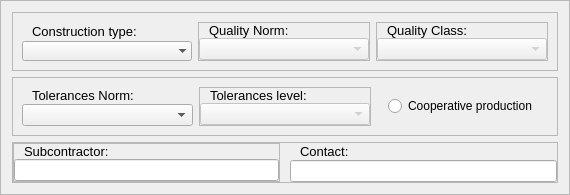
                      <widget class="QFrame" name="constructionAdditionalInformation">
                       <property name="sizePolicy">
                        <sizepolicy hsizetype="Preferred" vsizetype="Expanding">
                         <horstretch>0</horstretch>
                         <verstretch>0</verstretch>
                        </sizepolicy>
                       </property>
                       <property name="styleSheet">
                        <string notr="true">QComboBox{
	font: 9pt &quot;Calibri*;
}</string>
                       </property>
                       <property name="frameShape">
                        <enum>QFrame::StyledPanel</enum>
                       </property>
                       <property name="frameShadow">
                        <enum>QFrame::Raised</enum>
                       </property>
                       <layout class="QVBoxLayout" name="verticalLayout_27">
                        <item>
                         <widget class="QFrame" name="frame_16">
                          <property name="frameShape">
                           <enum>QFrame::StyledPanel</enum>
                          </property>
                          <property name="frameShadow">
                           <enum>QFrame::Raised</enum>
                          </property>
                          <layout class="QHBoxLayout" name="horizontalLayout_13">
                           <item>
                            <widget class="QFrame" name="frame_19">
                             <layout class="QVBoxLayout" name="verticalLayout_18">
                              <property name="spacing">
                               <number>0</number>
                              </property>
                              <property name="leftMargin">
                               <number>0</number>
                              </property>
                              <property name="topMargin">
                               <number>0</number>
                              </property>
                              <property name="rightMargin">
                               <number>0</number>
                              </property>
                              <property name="bottomMargin">
                               <number>0</number>
                              </property>
                              <item>
                               <widget class="QLabel" name="label_36">
                                <property name="minimumSize">
                                 <size>
                                  <width>170</width>
                                  <height>0</height>
                                 </size>
                                </property>
                                <property name="font">
                                 <font>
                                  <family>Arial</family>
                                  <pointsize>10</pointsize>
                                  <weight>9</weight>
                                  <italic>false</italic>
                                  <bold>false</bold>
                                 </font>
                                </property>
                                <property name="text">
                                 <string>Construction type:</string>
                                </property>
                                <property name="alignment">
                                 <set>Qt::AlignLeading|Qt::AlignLeft|Qt::AlignVCenter</set>
                                </property>
                                <property name="indent">
                                 <number>10</number>
                                </property>
                               </widget>
                              </item>
                              <item>
                               <widget class="QComboBox" name="constructTypeCombo">
                                <property name="minimumSize">
                                 <size>
                                  <width>170</width>
                                  <height>0</height>
                                 </size>
                                </property>
                                <property name="insertPolicy">
                                 <enum>QComboBox::InsertAtBottom</enum>
                                </property>
                                <property name="iconSize">
                                 <size>
                                  <width>16</width>
                                  <height>16</height>
                                 </size>
                                </property>
                                <property name="frame">
                                 <bool>false</bool>
                                </property>
                               </widget>
                              </item>
                             </layout>
                            </widget>
                           </item>
                           <item>
                            <widget class="QFrame" name="frame_17">
                             <property name="frameShape">
                              <enum>QFrame::StyledPanel</enum>
                             </property>
                             <property name="frameShadow">
                              <enum>QFrame::Raised</enum>
                             </property>
                             <layout class="QVBoxLayout" name="verticalLayout_15">
                              <property name="spacing">
                               <number>0</number>
                              </property>
                              <property name="leftMargin">
                               <number>0</number>
                              </property>
                              <property name="topMargin">
                               <number>0</number>
                              </property>
                              <property name="rightMargin">
                               <number>0</number>
                              </property>
                              <property name="bottomMargin">
                               <number>0</number>
                              </property>
                              <item>
                               <widget class="QLabel" name="label_37">
                                <property name="minimumSize">
                                 <size>
                                  <width>170</width>
                                  <height>0</height>
                                 </size>
                                </property>
                                <property name="font">
                                 <font>
                                  <family>Arial</family>
                                  <pointsize>10</pointsize>
                                  <weight>9</weight>
                                  <italic>false</italic>
                                  <bold>false</bold>
                                 </font>
                                </property>
                                <property name="text">
                                 <string>Quality Norm:</string>
                                </property>
                                <property name="alignment">
                                 <set>Qt::AlignLeading|Qt::AlignLeft|Qt::AlignVCenter</set>
                                </property>
                                <property name="indent">
                                 <number>10</number>
                                </property>
                               </widget>
                              </item>
                              <item>
                               <widget class="QComboBox" name="constructQualityNormCombo">
                                <property name="enabled">
                                 <bool>false</bool>
                                </property>
                                <property name="sizePolicy">
                                 <sizepolicy hsizetype="Preferred" vsizetype="Fixed">
                                  <horstretch>0</horstretch>
                                  <verstretch>0</verstretch>
                                 </sizepolicy>
                                </property>
                                <property name="minimumSize">
                                 <size>
                                  <width>170</width>
                                  <height>0</height>
                                 </size>
                                </property>
                               </widget>
                              </item>
                             </layout>
                            </widget>
                           </item>
                           <item>
                            <widget class="QFrame" name="frame_18">
                             <property name="frameShape">
                              <enum>QFrame::StyledPanel</enum>
                             </property>
                             <property name="frameShadow">
                              <enum>QFrame::Raised</enum>
                             </property>
                             <layout class="QVBoxLayout" name="verticalLayout_17">
                              <property name="spacing">
                               <number>0</number>
                              </property>
                              <property name="leftMargin">
                               <number>0</number>
                              </property>
                              <property name="topMargin">
                               <number>0</number>
                              </property>
                              <property name="rightMargin">
                               <number>0</number>
                              </property>
                              <property name="bottomMargin">
                               <number>0</number>
                              </property>
                              <item>
                               <widget class="QLabel" name="label_38">
                                <property name="minimumSize">
                                 <size>
                                  <width>170</width>
                                  <height>0</height>
                                 </size>
                                </property>
                                <property name="font">
                                 <font>
                                  <family>Arial</family>
                                  <pointsize>10</pointsize>
                                  <weight>9</weight>
                                  <italic>false</italic>
                                  <bold>false</bold>
                                 </font>
                                </property>
                                <property name="text">
                                 <string>Quality Class:</string>
                                </property>
                                <property name="alignment">
                                 <set>Qt::AlignLeading|Qt::AlignLeft|Qt::AlignVCenter</set>
                                </property>
                                <property name="indent">
                                 <number>10</number>
                                </property>
                               </widget>
                              </item>
                              <item>
                               <widget class="QComboBox" name="constructQualityClassCombo">
                                <property name="enabled">
                                 <bool>false</bool>
                                </property>
                                <property name="sizePolicy">
                                 <sizepolicy hsizetype="Preferred" vsizetype="Fixed">
                                  <horstretch>0</horstretch>
                                  <verstretch>0</verstretch>
                                 </sizepolicy>
                                </property>
                                <property name="minimumSize">
                                 <size>
                                  <width>170</width>
                                  <height>0</height>
                                 </size>
                                </property>
                               </widget>
                              </item>
                             </layout>
                            </widget>
                           </item>
                          </layout>
                         </widget>
                        </item>
                        <item>
                         <widget class="QFrame" name="frame_20">
                          <property name="frameShape">
                           <enum>QFrame::StyledPanel</enum>
                          </property>
                          <property name="frameShadow">
                           <enum>QFrame::Raised</enum>
                          </property>
                          <layout class="QHBoxLayout" name="horizontalLayout_15">
                           <item>
                            <widget class="QFrame" name="frame_21">
                             <layout class="QVBoxLayout" name="verticalLayout_25">
                              <property name="spacing">
                               <number>0</number>
                              </property>
                              <property name="leftMargin">
                               <number>0</number>
                              </property>
                              <property name="topMargin">
                               <number>0</number>
                              </property>
                              <property name="rightMargin">
                               <number>0</number>
                              </property>
                              <property name="bottomMargin">
                               <number>0</number>
                              </property>
                              <item>
                               <widget class="QLabel" name="label_45">
                                <property name="minimumSize">
                                 <size>
                                  <width>170</width>
                                  <height>0</height>
                                 </size>
                                </property>
                                <property name="font">
                                 <font>
                                  <family>Arial</family>
                                  <pointsize>10</pointsize>
                                  <weight>9</weight>
                                  <italic>false</italic>
                                  <bold>false</bold>
                                 </font>
                                </property>
                                <property name="text">
                                 <string>Tolerances Norm:</string>
                                </property>
                                <property name="alignment">
                                 <set>Qt::AlignLeading|Qt::AlignLeft|Qt::AlignVCenter</set>
                                </property>
                                <property name="indent">
                                 <number>10</number>
                                </property>
                               </widget>
                              </item>
                              <item>
                               <widget class="QComboBox" name="constructTolerancesNormCombo">
                                <property name="minimumSize">
                                 <size>
                                  <width>170</width>
                                  <height>0</height>
                                 </size>
                                </property>
                               </widget>
                              </item>
                             </layout>
                            </widget>
                           </item>
                           <item>
                            <widget class="QFrame" name="frame_26">
                             <property name="frameShape">
                              <enum>QFrame::StyledPanel</enum>
                             </property>
                             <property name="frameShadow">
                              <enum>QFrame::Raised</enum>
                             </property>
                             <layout class="QVBoxLayout" name="verticalLayout_26">
                              <property name="spacing">
                               <number>0</number>
                              </property>
                              <property name="leftMargin">
                               <number>0</number>
                              </property>
                              <property name="topMargin">
                               <number>0</number>
                              </property>
                              <property name="rightMargin">
                               <number>0</number>
                              </property>
                              <property name="bottomMargin">
                               <number>0</number>
                              </property>
                              <item>
                               <widget class="QLabel" name="label_46">
                                <property name="minimumSize">
                                 <size>
                                  <width>170</width>
                                  <height>0</height>
                                 </size>
                                </property>
                                <property name="font">
                                 <font>
                                  <family>Arial</family>
                                  <pointsize>10</pointsize>
                                  <weight>9</weight>
                                  <italic>false</italic>
                                  <bold>false</bold>
                                 </font>
                                </property>
                                <property name="text">
                                 <string>Tolerances level:</string>
                                </property>
                                <property name="alignment">
                                 <set>Qt::AlignLeading|Qt::AlignLeft|Qt::AlignVCenter</set>
                                </property>
                                <property name="indent">
                                 <number>10</number>
                                </property>
                               </widget>
                              </item>
                              <item>
                               <widget class="QComboBox" name="constructTolerancesLevelCombo">
                                <property name="enabled">
                                 <bool>false</bool>
                                </property>
                                <property name="sizePolicy">
                                 <sizepolicy hsizetype="Preferred" vsizetype="Fixed">
                                  <horstretch>0</horstretch>
                                  <verstretch>0</verstretch>
                                 </sizepolicy>
                                </property>
                                <property name="minimumSize">
                                 <size>
                                  <width>170</width>
                                  <height>0</height>
                                 </size>
                                </property>
                               </widget>
                              </item>
                             </layout>
                            </widget>
                           </item>
                           <item alignment="Qt::AlignHCenter">
                            <widget class="QRadioButton" name="coopProductionBtn">
                             <property name="sizePolicy">
                              <sizepolicy hsizetype="Preferred" vsizetype="Fixed">
                               <horstretch>0</horstretch>
                               <verstretch>0</verstretch>
                              </sizepolicy>
                             </property>
                             <property name="minimumSize">
                              <size>
                               <width>0</width>
                               <height>0</height>
                              </size>
                             </property>
                             <property name="text">
                              <string>Cooperative production</string>
                             </property>
                            </widget>
                           </item>
                          </layout>
                         </widget>
                        </item>
                        <item>
                         <widget class="QFrame" name="subcontratorFrame">
                          <property name="frameShape">
                           <enum>QFrame::StyledPanel</enum>
                          </property>
                          <property name="frameShadow">
                           <enum>QFrame::Raised</enum>
                          </property>
                          <layout class="QHBoxLayout" name="horizontalLayout_16">
                           <property name="spacing">
                            <number>10</number>
                           </property>
                           <property name="leftMargin">
                            <number>0</number>
                           </property>
                           <property name="topMargin">
                            <number>0</number>
                           </property>
                           <property name="rightMargin">
                            <number>0</number>
                           </property>
                           <property name="bottomMargin">
                            <number>0</number>
                           </property>
                           <item>
                            <widget class="QFrame" name="frame_27">
                             <property name="sizePolicy">
                              <sizepolicy hsizetype="Preferred" vsizetype="Preferred">
                               <horstretch>0</horstretch>
                               <verstretch>0</verstretch>
                              </sizepolicy>
                             </property>
                             <property name="frameShape">
                              <enum>QFrame::StyledPanel</enum>
                             </property>
                             <property name="frameShadow">
                              <enum>QFrame::Raised</enum>
                             </property>
                             <layout class="QVBoxLayout" name="verticalLayout_19">
                              <property name="spacing">
                               <number>0</number>
                              </property>
                              <property name="leftMargin">
                               <number>0</number>
                              </property>
                              <property name="topMargin">
                               <number>0</number>
                              </property>
                              <property name="rightMargin">
                               <number>0</number>
                              </property>
                              <property name="bottomMargin">
                               <number>0</number>
                              </property>
                              <item>
                               <widget class="QLabel" name="label_4">
                                <property name="sizePolicy">
                                 <sizepolicy hsizetype="Preferred" vsizetype="Preferred">
                                  <horstretch>0</horstretch>
                                  <verstretch>0</verstretch>
                                 </sizepolicy>
                                </property>
                                <property name="minimumSize">
                                 <size>
                                  <width>0</width>
                                  <height>0</height>
                                 </size>
                                </property>
                                <property name="font">
                                 <font>
                                  <family>Arial</family>
                                  <pointsize>10</pointsize>
                                  <weight>9</weight>
                                  <italic>false</italic>
                                  <bold>false</bold>
                                 </font>
                                </property>
                                <property name="text">
                                 <string>Subcontractor:</string>
                                </property>
                                <property name="alignment">
                                 <set>Qt::AlignLeading|Qt::AlignLeft|Qt::AlignVCenter</set>
                                </property>
                                <property name="margin">
                                 <number>0</number>
                                </property>
                                <property name="indent">
                                 <number>10</number>
                                </property>
                               </widget>
                              </item>
                              <item>
                               <widget class="QLineEdit" name="constructSubcontractorLine">
                                <property name="sizePolicy">
                                 <sizepolicy hsizetype="Preferred" vsizetype="Fixed">
                                  <horstretch>0</horstretch>
                                  <verstretch>0</verstretch>
                                 </sizepolicy>
                                </property>
                                <property name="minimumSize">
                                 <size>
                                  <width>0</width>
                                  <height>20</height>
                                 </size>
                                </property>
                                <property name="text">
                                 <string/>
                                </property>
                                <property name="alignment">
                                 <set>Qt::AlignCenter</set>
                                </property>
                                <property name="clearButtonEnabled">
                                 <bool>true</bool>
                                </property>
                               </widget>
                              </item>
                             </layout>
                            </widget>
                           </item>
                           <item>
                            <widget class="QFrame" name="frame_28">
                             <property name="sizePolicy">
                              <sizepolicy hsizetype="Preferred" vsizetype="Preferred">
                               <horstretch>0</horstretch>
                               <verstretch>0</verstretch>
                              </sizepolicy>
                             </property>
                             <property name="frameShape">
                              <enum>QFrame::NoFrame</enum>
                             </property>
                             <property name="frameShadow">
                              <enum>QFrame::Sunken</enum>
                             </property>
                             <property name="lineWidth">
                              <number>0</number>
                             </property>
                             <layout class="QVBoxLayout" name="verticalLayout_11">
                              <property name="spacing">
                               <number>0</number>
                              </property>
                              <property name="leftMargin">
                               <number>0</number>
                              </property>
                              <property name="topMargin">
                               <number>0</number>
                              </property>
                              <property name="rightMargin">
                               <number>0</number>
                              </property>
                              <property name="bottomMargin">
                               <number>0</number>
                              </property>
                              <item>
                               <widget class="QLabel" name="label_47">
                                <property name="minimumSize">
                                 <size>
                                  <width>0</width>
                                  <height>0</height>
                                 </size>
                                </property>
                                <property name="font">
                                 <font>
                                  <family>Arial</family>
                                  <pointsize>10</pointsize>
                                  <weight>9</weight>
                                  <italic>false</italic>
                                  <bold>false</bold>
                                 </font>
                                </property>
                                <property name="text">
                                 <string>Contact:</string>
                                </property>
                                <property name="alignment">
                                 <set>Qt::AlignLeading|Qt::AlignLeft|Qt::AlignVCenter</set>
                                </property>
                                <property name="indent">
                                 <number>10</number>
                                </property>
                               </widget>
                              </item>
                              <item>
                               <widget class="QLineEdit" name="subContractorContact">
                                <property name="sizePolicy">
                                 <sizepolicy hsizetype="Preferred" vsizetype="Fixed">
                                  <horstretch>0</horstretch>
                                  <verstretch>0</verstretch>
                                 </sizepolicy>
                                </property>
                                <property name="minimumSize">
                                 <size>
                                  <width>0</width>
                                  <height>20</height>
                                 </size>
                                </property>
                                <property name="alignment">
                                 <set>Qt::AlignCenter</set>
                                </property>
                                <property name="clearButtonEnabled">
                                 <bool>true</bool>
                                </property>
                               </widget>
                              </item>
                             </layout>
                            </widget>
                           </item>
                          </layout>
                         </widget>
                        </item>
                       </layout>
                      </widget>
